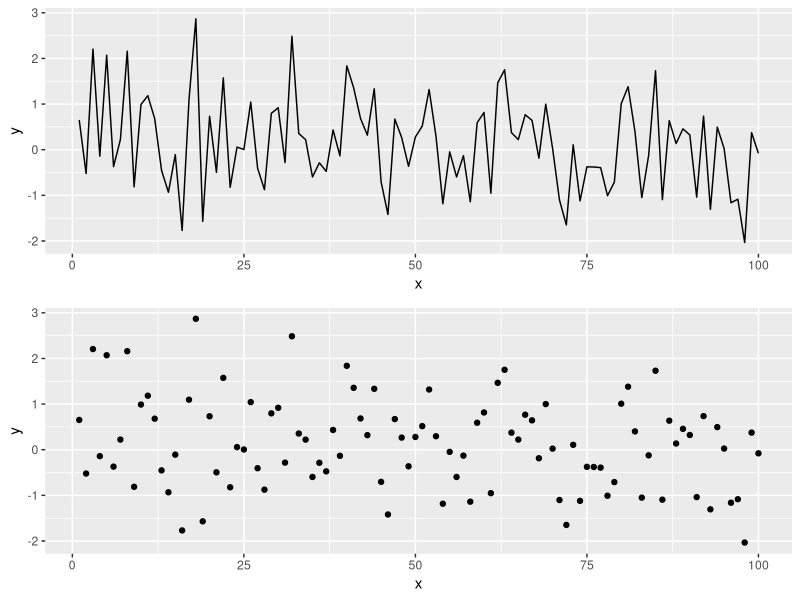

Write the R code that produced this figure.
## ---- chunk 1
knitr::opts_chunk$set(echo = TRUE,  fig.width = 8, fig.height = 8, fig.align = "center")
## ---- chunk 2
library(tidyverse)
library(gridExtra)
## ---- chunk 3
# Simulating data according to a normal distribution

x <- seq(1:100)
y <- rnorm(100)  # Generating data form a normal distribution with mean 0 and variance  1

data <- data.frame(x = x, y = y )    # Creating a data frame

p1 <- ggplot(data, aes(x = x, y = y)) +
   geom_line()

p2 <- ggplot(data, aes(x = x, y = y)) +
   geom_point()

grid.arrange(p1, p2)
